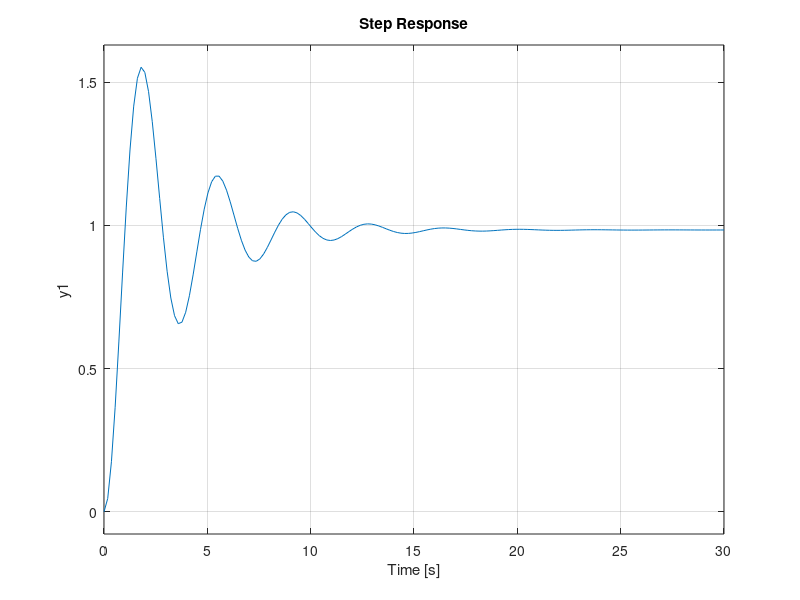

The MATLAB script that drew this image: (Note: this script raises an error after producing the figure.)
clear; close all; clc;
%1.750
% Define symbolic variable in the context of transfer function
s = tf("s");
kp = 1.75
kd = 0
ki = 0
controller = pid(kp,ki,kd)
sys = 3 / ((s+0.1) * (s + 0.5))

%open loop
step(sys)

pause()

%closed loop
feedback_sys = feedback(sys, 1);
step(feedback_sys)

% step data
s_info = stepinfo(feedback_sys);

overshoot = s_info.Overshoot;
settling_time = s_info.SettlingTime;

fprintf('Proportional gain (kp): %2.3f\n', kp)
fprintf('Percentage overshoot: %2.2f%%\n', overshoot)
fprintf('Settling time: %2.2f s\n\n', settling_time)

pause()


% Root-locus plot
if kp == 0
    rlocus(sys)
    axis([-22 3 -15 15])
    
    sgrid
    
    [kp, poles] = rlocfind(sys);
    
    
    % feedback system with unit gain
    sys_cl = feedback(kp * sys, 1); 
    
    % get the step response
    figure
    step(sys_cl)
    s_info = stepinfo(sys_cl);
    
    overshoot = s_info.Overshoot;
    settling_time = s_info.SettlingTime;
    
    fprintf('Proportional gain (kp): %2.3f\n', kp)
    fprintf('Percentage overshoot: %2.2f%%\n', overshoot)
    fprintf('Settling time: %2.2f s\n\n', settling_time)
    
    pause()
end

firstKd = 0
firstOvershoot = 0
firstSettlingTime = 0

lastKd = 0
lastOvershoot = 0
lastSettlingTime = 0
firstSet = false

twoCritereon = 3.0 * 0.02 
twoUp = 3.0 + twoCritereon
twoDown = 3.0 - twoCritereon

%find kd
for kd = 0:1:2       
    controller = pid(kp,ki,kd)
    sys = 3 / ((s+0.1) * (s + 0.5))
    feedback_sys = feedback(controller * sys, 1);
   %% step(feedback_sys)
    
    % step data
    s_info = stepinfo(feedback_sys);
    
    overshoot = s_info.Overshoot;
    settling_time = s_info.SettlingTime;
    
    fprintf('Proportional gain (kp): %2.3f\n', kp)
    fprintf('Derivative gain (kd): %2.3f\n', kd)
    fprintf('Percentage overshoot: %2.2f%%\n', overshoot)
    fprintf('Settling time: %2.2f s\n\n', settling_time)

    if (settling_time < 3)  && (overshoot <= 5) &&  (firstSet == false)
        firstKd = kd
        firstOvershoot = overshoot 
        firstSettlingTime = settling_time
        firstSet = true
    elseif (settling_time <= 3) && (overshoot <= 5) &&  (firstSet == true) 
        lastKd = kd
        lastOvershoot = overshoot
        lastSettlingTime = settling_time

    end 

    %if firstSet == true & (settling_time > 3 | overshoot > 5)
     %   break
    %end
end
 

%output latest 
step(feedback_sys)

% step data
s_info = stepinfo(feedback_sys);

overshoot = s_info.Overshoot;
settling_time = s_info.SettlingTime;

fprintf('Proportional gain (kp): %2.3f\n', kp)
fprintf('Percentage overshoot: %2.2f%%\n', overshoot)
fprintf('Settling time: %2.2f s\n\n', settling_time)
fprintf('Kd ranges that satify the conditions')
fprintf('First kd: %2.3f\n\', firstKd)
fprintf('First Percentage overshoot: %2.2f%%\n', firstOvershoot)
fprintf('First Settling time: %2.2f s\n\n', firstSettlingTime)
fprintf('Last kd: %2.3f\n', lastKd)
fprintf('Last Percentage overshoot: %2.2f%%\n', lastOvershoot)
fprintf('Last Settling time: %2.2f s\n\n', lastSettlingTime)
pause()

% final plot
kp = 1.75
kd = 2
ki = 0
controller = pid(kp,ki,kd)
sys = 3 / ((s+0.1) * (s + 0.5))


%closed loop PID
fprintf('Final Ouput \n')

feedback_sys = feedback(controller * sys, 1);
step(feedback_sys) 

s_info = stepinfo(feedback_sys);  
overshoot = s_info.Overshoot;
settling_time = s_info.SettlingTime;

fprintf('Proportional gain (kp): %2.3f\n', kp)
fprintf('Percentage overshoot: %2.2f%%\n', overshoot)
fprintf('Settling time: %2.2f s\n\n', settling_time)

pause()
